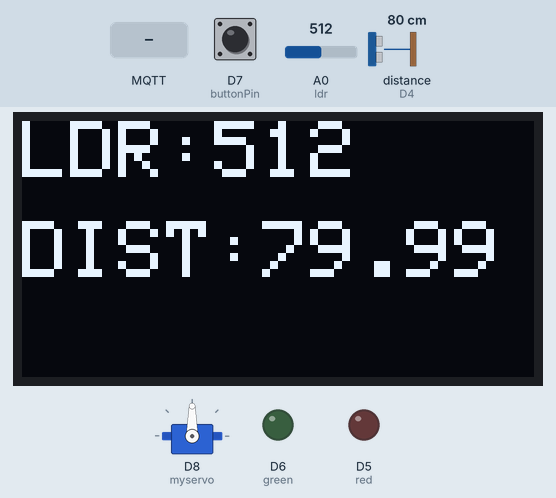
Simulated run of this sketch. Board: ESP8266 (NodeMCU). Parts: servo, 128×64 one-colour display, output pins drawn as LEDs (lit = HIGH). Inputs (shaded band) come from the test bench; at power-on: distance to the obstacle (sensor on D4) 80 cm, A0 (ldr) = 512, D7 (buttonPin) HIGH. The echo pulse lasts 58.3 µs per cm; WiFi joins after 1.5 s; servers stay silent unless stated; no MQTT or app messages arrive unless stated; pins used as bus, display or sensor lines are not drawn; what the sketch prints to the serial monitor is not drawn.

Above: at 7.7 s.
7.8 s: distance to the obstacle (sensor on D4) set to 2 cm
At 12.6 s:
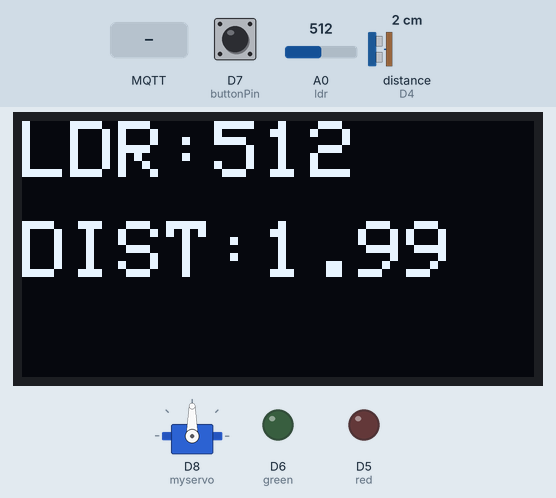
13.6 s: MQTT message "ON" arrives on the third subscribed topic
At 17.6 s:
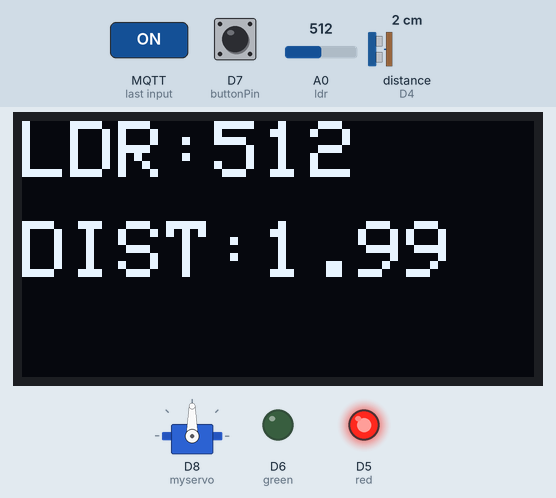
18.6 s: A0 (ldr) set to 716
At 23.4 s:
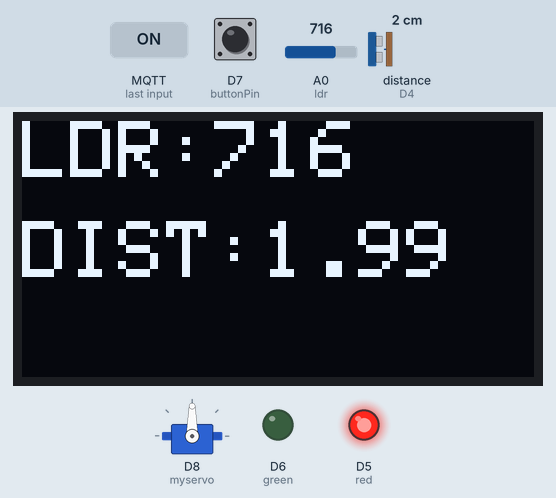
23.7 s: distance to the obstacle (sensor on D4) set to 4 cm
At 28.4 s:
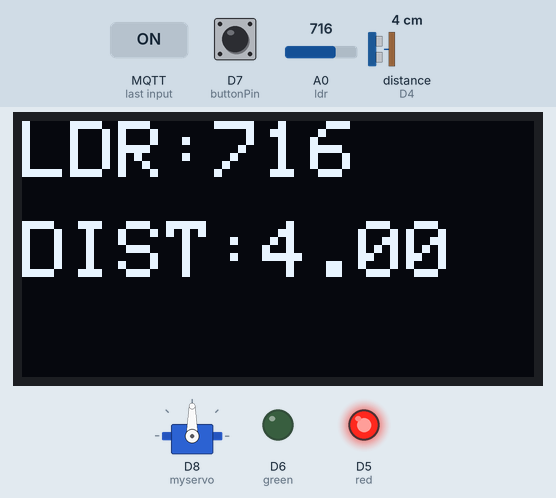
28.7 s: A0 (ldr) set to 900
At 33.2 s:
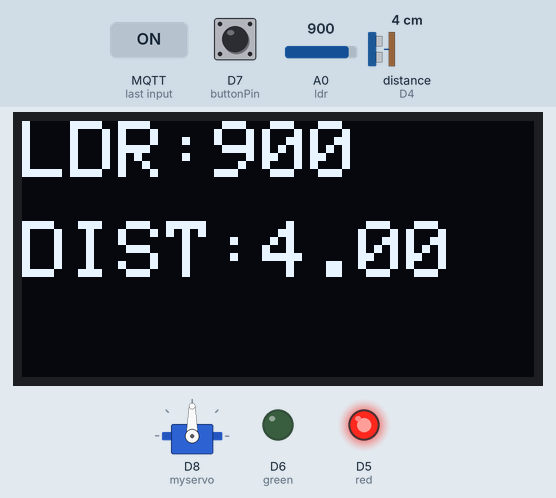
33.7 s: MQTT message "iot_guy/feeds/servo" arrives on the third subscribed topic
At 38.2 s:
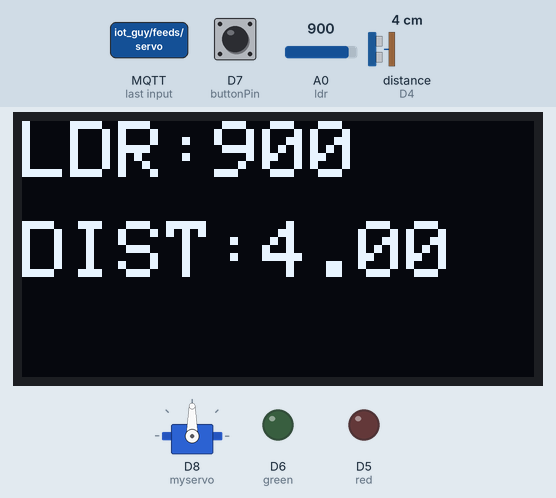
Timing chart, 0 to 39.7 s (numbered marks = the images above; inputs shaded):
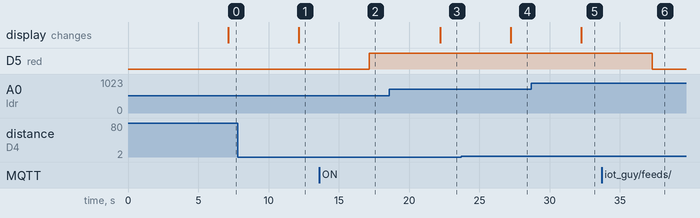

The sketch:

pro_shiftr.ino
```cpp
#include <ESP8266WiFi.h>
#include <MQTT.h>
#include <SPI.h>
#include <Wire.h>
#include <Adafruit_GFX.h>
#include <Adafruit_SSD1306.h>
#include <Servo.h>

#define SCREEN_WIDTH 128 // OLED display width, in pixels
#define SCREEN_HEIGHT 64 // OLED display height, in pixels

// Declaration for an SSD1306 display connected to I2C (SDA, SCL pins)
Adafruit_SSD1306 display(SCREEN_WIDTH, SCREEN_HEIGHT, &Wire, -1);

const char ssid[] = "Silver Lions Zone";
const char pass[] = "science@123";

WiFiClient net;
MQTTClient client;
Servo myservo;  // create servo object to control a servo


unsigned long lastMillis = 0;
int ldrValue=0;
int pos=0;
String ldr, distance, p;
const int red= D5;
const int green= D6;
const int trigPin = D3;
const int echoPin = D4;
const int buttonPin = D7;

void connect() {
  Serial.print("checking wifi...");
  while (WiFi.status() != WL_CONNECTED) {
    Serial.print(".");
    delay(1000);
  }

  Serial.print("\nconnecting...");
  while (!client.connect("mqtt", "iot_guy123", "iot_guy123")) {
    Serial.print(".");
    delay(1000);
  }
  Serial.println("\nconnected!");
  client.subscribe("iot_guy/errors");
  client.subscribe("iot_guy/throttle");
  client.subscribe("iot_guy/feeds/red-led");
  client.subscribe("iot_guy/feeds/servo");
  client.subscribe("iot_guy/feeds/green-led");
}

void messageReceived(String &topic, String &payload) {
  Serial.println("incoming: " + topic + " - " + payload);
  if(topic=="iot_guy/feeds/red-led"){
    if(payload=="ON")
      digitalWrite(red,HIGH);
    else
      digitalWrite(red,LOW);
  }
  if(topic=="iot_guy/feeds/green-led"){
    if(payload=="ON")
      digitalWrite(green,HIGH);
    else
      digitalWrite(green,LOW);
  }
  if(topic=="iot_guy/feeds/servo"){
        pos = payload.toInt();
        Serial.println("SERVO POSITION: "+pos);
        myservo.write(pos);              // tell servo to go to position in variable 'pos'
  }

  // Note: Do not use the client in the callback to publish, subscribe or
  // unsubscribe as it may cause deadlocks when other things arrive while
  // sending and receiving acknowledgments. Instead, change a global variable,
  // or push to a queue and handle it in the loop after calling `client.loop()`.
}

void setup() {
  Serial.begin(115200);
  WiFi.begin(ssid, pass);
  pinMode(A0, INPUT);
  pinMode(red, OUTPUT);
  pinMode(green, OUTPUT);
  pinMode(trigPin, OUTPUT);  // Sets the trigPin as an Output
  pinMode(echoPin, INPUT);  // Sets the echoPin as an Input
  pinMode(buttonPin,INPUT_PULLUP);

  myservo.attach(D8);  // attaches the servo on D8 to the servo object

  //OLED SETUP
  display.begin(SSD1306_SWITCHCAPVCC, 0x3C); /* Initialize display with address 0x3C */
  display.clearDisplay();  /* Clear display */
  display.setTextSize(2);  /* Select font size of text. Increases with size of argument. */
  display.setTextColor(WHITE);  /* Color of text*/

  // Note: Local domain names (e.g. "Computer.local" on OSX) are not supported
  // by Arduino. You need to set the IP address directly.
  client.begin("io.adafruit.com", net);
  client.onMessage(messageReceived);

  connect();
}

void loop() {
  client.loop();
  delay(5000);  // <- fixes some issues with WiFi stability

  if (!client.connected()) {
    connect();
  }

  // publish a message roughly every 2 second.
  if (millis() - lastMillis > 4000) {
    lastMillis = millis();
    ldrValue = analogRead(A0);   // read the ldr input on analog pin 0
    ldr= String(ldrValue);
    distance = triggerRadar(trigPin, echoPin);
    p = String(pos);
    Serial.println("LDR: "+ldr+" || Dist: "+distance+" || Pos; "+p);
    updateOLED(ldr,distance,p);/* Update OLED Every second and display */
    if(digitalRead(buttonPin)==0){
       client.publish("iot_guy/feeds/button", "1");
    }
    client.publish("iot_guy/feeds/button", "0");
    client.publish("iot_guy/feeds/ldr", ldr);
    client.publish("iot_guy/feeds/ultrasonic", distance);
  }
}

void updateOLED(String ldr, String d, String pos){
    display.clearDisplay();
   display.setCursor(0,0);
  display.println("LDR:"+ldr);

  display.setCursor(0, 25);
  display.println("DIST:"+d);

//  display.setCursor(0, 30);
//  display.println("POS: "+pos);
  display.display();
}
String triggerRadar(int trigPin, int echoPin){
  String dist;
  digitalWrite(trigPin, LOW);
  delayMicroseconds(2);
  digitalWrite(trigPin, HIGH);
  delayMicroseconds(10);
  digitalWrite(trigPin, LOW);
  long duration = pulseIn(echoPin, HIGH);
  double d = duration*0.0343/2;
  dist= String(d);
  return dist;
}
```

Measured:
- after the input at 7.8 s, the display: changes after 4.3 s (image 1)
- after the input at 13.6 s, D5 (red): LOW → HIGH after 3.6 s
- after the input at 18.6 s, the display: changes after 3.6 s (image 3)
- after the input at 23.7 s, the display: changes after 3.5 s (image 4)
- after the input at 28.7 s, the display: changes after 3.6 s (image 5)
- after the input at 33.7 s, D5 (red): HIGH → LOW after 3.6 s
